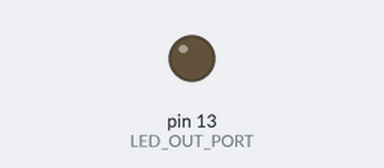
A sketch run on a simulated Arduino Uno, built with avr-gcc and run on an emulated ATmega328P. Parts: output pins drawn as LEDs (lit = HIGH).

Above: at 0.05 s.
At 7.87 s:
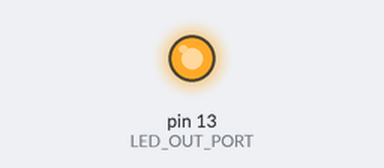
Timing chart, 0 to 8.2 s (numbered marks = the images above):
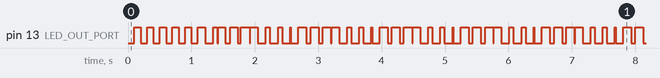

The sketch:

LedBlink.ino
```cpp
#include <Metro.h>
#include "MySystype.h"
#include "Port.h"
#include "MainTimer.h"
#include "LedUpdateProcess.h"

static VOID vMain_Initialize();

VOID setup()
{
	vMain_Initialize();
}

VOID loop()
{
	vMainTimer_Main();
	vLedUpdateProcess_Main();
}

static VOID vMain_Initialize()
{
	vPort_Initialize();
	vLedUpdateProcess_Initialize();
	vMainTimer_Initialize();
}
```

Board.h
```cpp
#ifndef _BOARD_H_
#define _BOARD_H_

#include "MySystype.h"

#define LED_OUT_PORT     (13)

#define TRUE              (1)
#define FALSE             (0)

#define NOW_TIMEOUT       (1)
#define YET_TIMEOUT       (0)

#endif // _BOARD_H_
```

LedUpdateProcess.cpp
```cpp
#include "LedUpdateProcess.h"
#include "Port.h"
#include "LedUpdateTimer.h"
#include "Board.h"

VOID vLedUpdateProcess_Initialize()
{
}

VOID vLedUpdateProcess_Main()
{
	if (ucLedUpdateTimer_CheckTime() == YET_TIMEOUT) {
		return;
	}

	vPort_LedBlink();
}
```

LedUpdateProcess.h
```cpp
#ifndef _LED_UPDATE_PROCESS_H_
#define _LED_UPDATE_PROCESS_H_

#include "MySystype.h"

VOID vLedUpdateProcess_Initialize();
VOID vLedUpdateProcess_Main();

#endif // _LED_UPDATE_PROCESS_H_
```

LedUpdateTimer.cpp
```cpp
#include "LedUpdateTimer.h"
#include "Board.h"

#define TIME_MAX    (10) // 100ms

static UI_16 st_unTime;
static UI_8 st_ucTimeout;

VOID vLedUpdateTimer_Initialize()
{
	st_unTime = 0;
	st_ucTimeout = YET_TIMEOUT;
}

VOID vLedUpdateTimer_IncTime()
{
	if (st_unTime < (TIME_MAX - 1)) {
		st_unTime++;
	} else {
		st_ucTimeout = NOW_TIMEOUT;
	}
}

UI_8 ucLedUpdateTimer_CheckTime()
{
	UI_8 ucRet = st_ucTimeout;
	if (ucRet == NOW_TIMEOUT) {
		vLedUpdateTimer_Initialize();
	}

	return ucRet;
}
```

LedUpdateTimer.h
```cpp
#ifndef _LED_UPDTAE_TIMER_H_
#define _LED_UPDATE_TIMER_H_

#include "MySystype.h"

VOID vLedUpdateTimer_Initialize();
VOID vLedUpdateTimer_IncTime();
UI_8 ucLedUpdateTimer_CheckTime();

#endif // _LED_UPDATE_TIMER_H_
```

MainTimer.cpp
```cpp
#include <Metro.h>
#include "MainTimer.h"
#include "LedUpdateTimer.h"
#include "Board.h"

#define METRO_10MS_INTERVAL     (10)

static Metro st_Metro10ms = Metro(METRO_10MS_INTERVAL);

static VOID vMainTimer_Interval10msProc();

VOID vMainTimer_Initialize()
{
	vLedUpdateTimer_Initialize();
}

VOID vMainTimer_Main()
{
	if (st_Metro10ms.check() == TRUE) {
		vMainTimer_Interval10msProc();
	}
}

static VOID vMainTimer_Interval10msProc()
{
	vLedUpdateTimer_IncTime();
}
```

MainTimer.h
```cpp
#ifndef _MAIN_TIMER_H_
#define _MAIN_TIMER_H_

#include "MySystype.h"

VOID vMainTimer_Initialize();
VOID vMainTimer_Main();

#endif // _MAIN_TIMER_H_
```

MySystype.h
```cpp
#ifndef _MY_SYSTYPE_H_
#define _MY_SYSTYPE_H_

#include <arduino.h>

typedef void					VOID;
typedef signed int				INT;
typedef unsigned int			UINT;
typedef signed char				CHAR;
typedef signed char				SI_8;
typedef unsigned char			UCHAR;
typedef unsigned char			UI_8;
typedef signed short			SHORT;
typedef signed short			SI_16;
typedef unsigned short			USHORT;
typedef unsigned short			UI_16;
typedef signed long				LONG;
typedef signed long				SI_32;
typedef unsigned long			ULONG;
typedef unsigned long			UI_32;
typedef double					DOUBLE;
typedef float					FLOAT;
typedef boolean                 BOOL;

#endif // _MY_SYSTYPE_H_
```

Port.cpp
```cpp
#include "Port.h"
#include "Board.h"

VOID vPort_Initialize()
{
	pinMode(LED_OUT_PORT,OUTPUT);
	digitalWrite(LED_OUT_PORT,LOW);
}

VOID vPort_LedBlink()
{
	digitalWrite(LED_OUT_PORT,!digitalRead(LED_OUT_PORT));
}
```

Port.h
```cpp
#ifndef _PORT_H_
#define _PORT_H_

#include "MySystype.h"

VOID vPort_Initialize();
VOID vPort_LedBlink();

#endif // _PORT_H_
```

Measured:
- by itself, pin 13 (LED_OUT_PORT): moves between LOW and HIGH, repeating every 3.5 s
